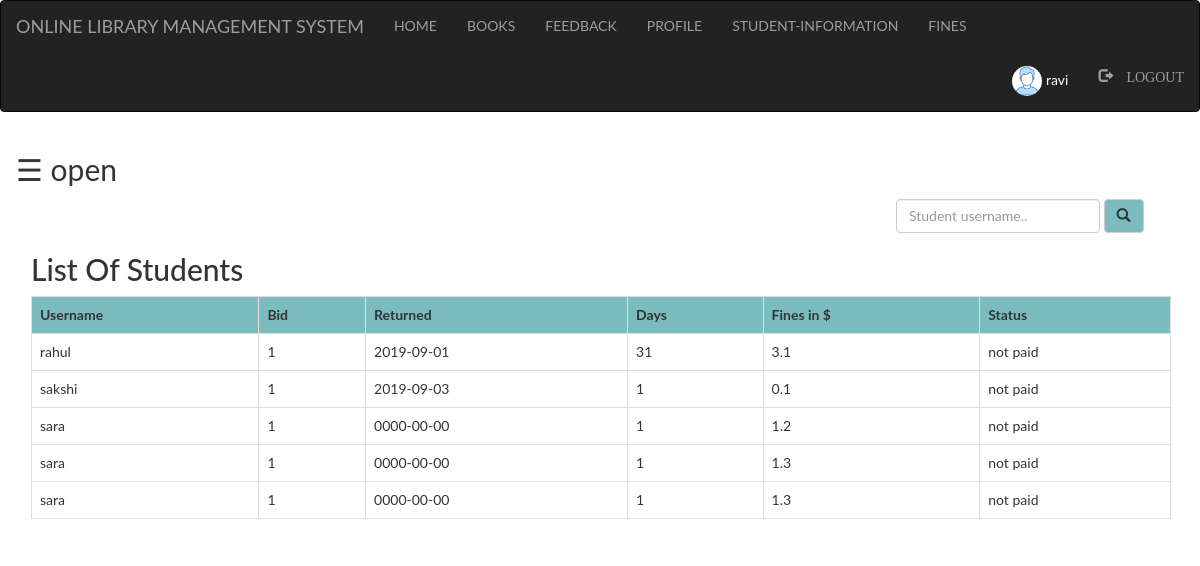
The app's page /admin/fine.php (signed in) with its own data.
### tables this page shows
CREATE TABLE `fine` (
  `username` varchar(100) NOT NULL,
  `bid` int(100) NOT NULL,
  `returned` date NOT NULL,
  `day` int(50) NOT NULL,
  `fine` double NOT NULL,
  `status` varchar(100) NOT NULL
);

### admin/fine.php (the view, shortened to what this page needs)
<?php
  include "navbar.php";
?>
<!DOCTYPE html>
<html>
<head>
</head>
<body>
<div id="main">
  <span style="font-size:30px;cursor:pointer" onclick="openNav()">&#9776; open</span>
<div class="container">
	<div class="srch">
		<form class="navbar-form" method="post" name="form1">
				<input class="form-control" type="text" name="search" placeholder="Student username.." required="">
				<button style="background-color: #6db6b9e6;" type="submit" name="submit" class="btn btn-default">
					<span class="glyphicon glyphicon-search"></span>
				</button>
		</form>
	</div>
	<h2>List Of Students</h2>
	<?php
		if(isset($_POST['submit']))
		{
			$q=mysqli_query($db,"SELECT * FROM `fine` where username like '%$_POST[search]%' ");
			if(mysqli_num_rows($q)==0)
			{
				echo "Sorry! No student found with that username. Try searching again.";
			}
			else
			{
		echo "<table class='table table-bordered table-hover' >";
			echo "<tr style='background-color: #6db6b9e6;'>";
				echo "<th>"; echo " Username ";	echo "</th>";
				echo "<th>"; echo " Bid ";  echo "</th>";
				echo "<th>"; echo " Returned ";  echo "</th>";
				echo "<th>"; echo " Days ";  echo "</th>";
				echo "<th>"; echo " Fines in $ ";  echo "</th>";
				echo "<th>"; echo " Status ";  echo "</th>";
			echo "</tr>";
			while($row=mysqli_fetch_assoc($q))
			{
				echo "<tr>";
				echo "<td>"; echo $row['username']; echo "</td>";
				echo "<td>"; echo $row['bid']; echo "</td>";
				echo "<td>"; echo $row['returned']; echo "</td>";
				echo "<td>"; echo $row['day']; echo "</td>";
				echo "<td>"; echo $row['fine']; echo "</td>";
				echo "<td>"; echo $row['status']; echo "</td>";
				echo "</tr>";
			}
		echo "</table>";
			}
		}
		else
		{
	$res=mysqli_query($db,"SELECT * FROM `fine`;");
		echo "<table class='table table-bordered table-hover' >";
			echo "<tr style='background-color: #6db6b9e6;'>";
				echo "<th>"; echo " Username ";	echo "</th>";
				echo "<th>"; echo " Bid ";  echo "</th>";
				echo "<th>"; echo " Returned ";  echo "</th>";
				echo "<th>"; echo " Days ";  echo "</th>";
				echo "<th>"; echo " Fines in $ ";  echo "</th>";
				echo "<th>"; echo " Status ";  echo "</th>";
			echo "</tr>";
			while($row=mysqli_fetch_assoc($res))
			{
				echo "<tr>";
				echo "<td>"; echo $row['username']; echo "</td>";
				echo "<td>"; echo $row['bid']; echo "</td>";
				echo "<td>"; echo $row['returned']; echo "</td>";
				echo "<td>"; echo $row['day']; echo "</td>";
				echo "<td>"; echo $row['fine']; echo "</td>";
				echo "<td>"; echo $row['status']; echo "</td>";
				echo "</tr>";
			}
		echo "</table>";
		}
	?>
</div>
</body>
</html>

### admin/navbar.php (shortened to what this page needs)
<!DOCTYPE html>
<html>
<head>
	  <link rel="stylesheet" type="text/css" href="style.css">
  	<link rel="stylesheet" href="bootstrap/css/bootstrap.min.css">
</head>
<body>
	    <nav class="navbar navbar-inverse">
      <div class="container-fluid">
          <div class="navbar-header">
            <a class="navbar-brand active">ONLINE LIBRARY MANAGEMENT SYSTEM</a>
          </div>
          <ul class="nav navbar-nav">
            <li><a href="index.php">HOME</a></li>
            <li><a href="books.php">BOOKS</a></li>
            <li><a href="feedback.php">FEEDBACK</a></li>
          </ul>
          <?php
            if(isset($_SESSION['login_user']))
            {?>
                <ul class="nav navbar-nav">
                  <li><a href="profile.php">PROFILE</a></li>
                  <li><a href="student.php">
                    STUDENT-INFORMATION
                  </a></li>
                  <li><a href="fine.php">FINES</a></li>
                </ul>
                <ul class="nav navbar-nav navbar-right">
                  <li><a href="profile.php">
                    <div style="color: white">
                      <?php
                        echo "<img class='img-circle profile_img' height=30 width=30 src='images/".$_SESSION['pic']."'>";
                        echo " ".$_SESSION['login_user'];
                      ?>
                    </div>
                  </a></li>
                  <li><a href="logout.php"><span class="glyphicon glyphicon-log-out"> LOGOUT</span></a></li>
                </ul>
                <?php
            }
          ?>
      </div>
    </nav>
</body>
</html>

### admin/style.css (style rules this page uses)
html, body, div, span, object, iframe, h1, h2, h3, h4, h5, h6, p, blockquote, pre, abbr, address, cite, code, del, dfn, em, img, ins, kbd, q, samp, small, strong, sub, sup, var, b, i, dl, dt, dd, ol, ul, li, fieldset, form, label, legend, table, caption, tbody, tfoot, thead, tr, th, td, article, aside, canvas, details, figcaption, figure, footer, header, hgroup, menu, nav, section, summary, time, mark, audio, video { margin:0; padding:0; border:0; outline:0; font-size:100%; vertical-align:baseline; background:transparent; }
body { line-height:1; }
article,aside,details,figcaption,figure, footer,header,hgroup,menu,nav,section { display:block; }
nav ul { list-style:none; }
a { margin:0; padding:0; font-size:100%; vertical-align:baseline; background:transparent; }
table { border-collapse:collapse; border-spacing:0; }
input, select { vertical-align:middle; }
li a { color: white; text-decoration: none; }
input { height: 25px; width: 300px; }

### admin/fine.php (style rules this page uses)
.srch { padding-left: 850px; }
body { font-family: "Lato", sans-serif; transition: background-color .5s; }
#main { transition: margin-left .5s; padding: 16px; }
.img-circle { margin-left: 20px; }

### records on screen
fine: username "rahul", bid "1", returned "2019-09-01", day "31", fine "3.1", status "not paid"
fine: username "sakshi", bid "1", returned "2019-09-03", day "1", fine "0.1", status "not paid"
fine: username "sara", bid "1", returned "0000-00-00", day "1", fine "1.2", status "not paid"
fine: username "sara", bid "1", returned "0000-00-00", day "1", fine "1.3", status "not paid"
fine: username "sara", bid "1", returned "0000-00-00", day "1", fine "1.3", status "not paid"

### other values on screen
$_SESSION['login_user'] "ravi"
